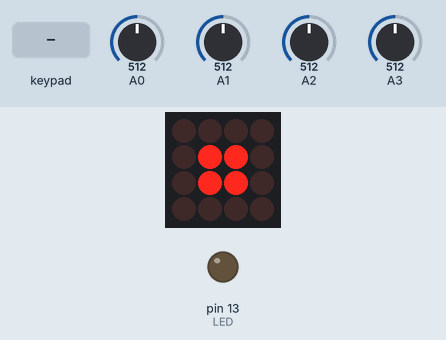
Simulated run of this sketch. Board: Teensy 4. Shown: 4×4 LED matrix, output pins drawn as LEDs (lit = HIGH). Dashed ring = blinking. The test bench sets the inputs (shaded band); at power-on: A0 = 512, A1 = 512, A2 = 512, A3 = 512.

Above: at 1.4 s.
2.9 s: keypad keys 1 2 3 4 A pressed 0.4 s apart
At 3.78 s:
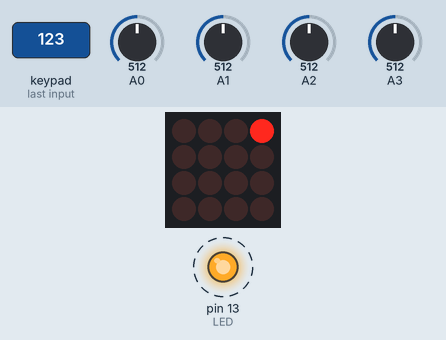
6.4 s: key '5' pressed
At 6.5 s:
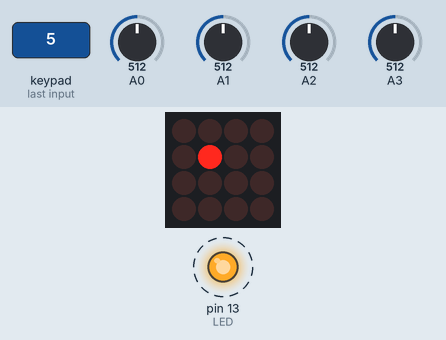
7.9 s: keypad keys 1 3 9 7 D pressed 0.4 s apart
At 7.99 s:
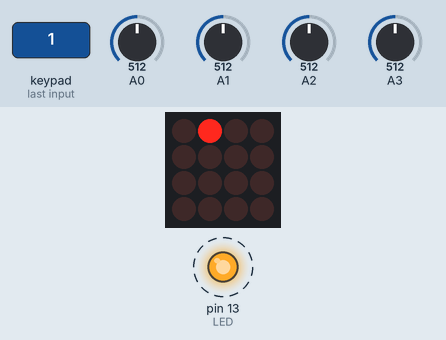
11.4 s: key '6' pressed
At 11.49 s:
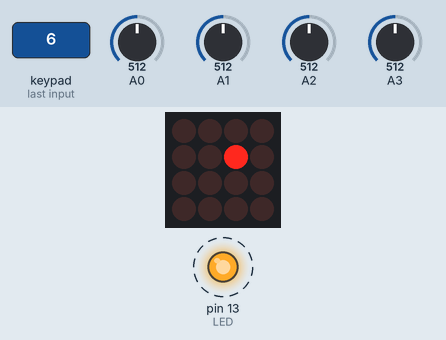
12.9 s: key '8' pressed
At 13.0 s:
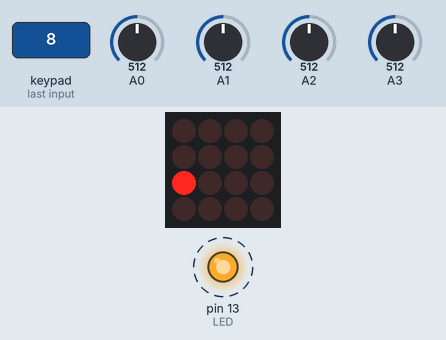
14.4 s: key 'B' pressed
At 14.49 s:
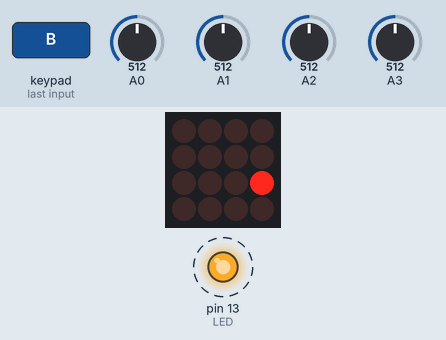
Timing chart, 0 to 16.9 s (numbered marks = the images above; inputs shaded):
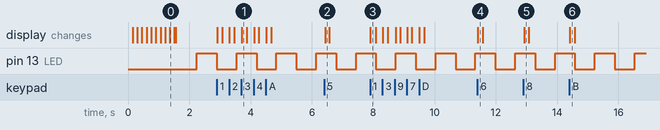

Measured:
- after the input at 2.9 s, the display: first changes at once (image 1 shows a later state)
- after the input at 6.4 s, the display: changes at once (image 2)
- after the input at 7.9 s, the display: changes at once (image 3)
- after the input at 11.4 s, the display: changes at once (image 4)
- after the input at 12.9 s, the display: changes at once (image 5)
- after the input at 14.4 s, the display: changes at once (image 6)
- by itself, pin 13 (LED): alternates HIGH for 0.65 s and LOW for 0.65 s

The sketch:

UNTZstrument.ino
```cpp
#include <Wire.h>
#include <Adafruit_Trellis.h>

#define LED     13 // Pin for heartbeat LED (shows code is working)
#define CHANNEL 1  // MIDI channel number

Adafruit_Trellis trellis;

uint8_t       heart        = 0;  // Heartbeat LED counter
unsigned long prevReadTime = 0L; // Keypad polling timer
uint8_t       gp1;
uint8_t       gp2;
uint8_t       gp3;
uint8_t       gp4;
uint8_t       gp1_ctrlcode = 16;
uint8_t       gp2_ctrlcode = 17;
uint8_t       gp3_ctrlcode = 18;
uint8_t       gp4_ctrlcode = 19;

// 48 being C2
uint8_t note[] = {
  60, 61, 62, 63,
  56, 57, 58, 59,
  52, 53, 54, 55,
  48, 49, 50, 51
};

uint8_t spiral[] = {
   0,  4,  8, 12,
  13, 14, 15, 11,
   7,  3,  2,  1,
   5,  9,  10, 6
};

void setup() {
  pinMode(LED, OUTPUT);
  trellis.begin(0x70); // Pass I2C address
#ifdef __AVR__
  // Default Arduino I2C speed is 100 KHz, but the HT16K33 supports
  // 400 KHz.  We can force this for faster read & refresh, but may
  // break compatibility with other I2C devices...so be prepared to
  // comment this out, or save & restore value as needed.
  TWBR = 12;
#endif

  // Little start up visual candy
  // light em up
  trellis.clear();
  for (uint8_t i=0; i<16; i++) {
    trellis.setLED(spiral[i]);
    trellis.writeDisplay();
    delay(50);
  }
  // then turn them off
  for (uint8_t i=0; i<16; i++) {
    trellis.clrLED(spiral[i]);
    trellis.writeDisplay();
    delay(50);
  }

  trellis.clear();
  trellis.writeDisplay();
  gp1 = map(analogRead(3), 0, 1023, 0, 127);
  gp2 = map(analogRead(2), 0, 1023, 0, 127);
  gp3 = map(analogRead(1), 0, 1023, 0, 127);
  gp4 = map(analogRead(0),0, 1023, 0, 127);
  usbMIDI.sendControlChange(gp1_ctrlcode, gp1, CHANNEL);
  usbMIDI.sendControlChange(gp2_ctrlcode, gp2, CHANNEL);
  usbMIDI.sendControlChange(gp3_ctrlcode, gp3, CHANNEL);
  usbMIDI.sendControlChange(gp4_ctrlcode, gp4, CHANNEL);
}

void loop() {
  unsigned long t = millis();
  if((t - prevReadTime) >= 20L) { // 20ms = min Trellis poll time
    if(trellis.readSwitches()) {  // Button state change?

      for(uint8_t i=0; i<16; i++) { // For each button...
        if(trellis.justPressed(i)) {
          usbMIDI.sendNoteOn(note[i], 127, CHANNEL);
          trellis.setLED(i);
        } else if(trellis.justReleased(i)) {
          usbMIDI.sendNoteOff(note[i], 0, CHANNEL);
          trellis.clrLED(i);
        }
      }
      trellis.writeDisplay();
    }
    uint8_t generalPurpose1 = map(analogRead(3), 0, 1023, 0, 127);
    if(gp1 != generalPurpose1) {
      gp1 = generalPurpose1;
      usbMIDI.sendControlChange(gp1_ctrlcode, gp1, CHANNEL);
    }
    uint8_t generalPurpose2 = map(analogRead(2), 0, 1023, 0, 127);
    if(gp2 != generalPurpose2) {
      gp2 = generalPurpose2;
      usbMIDI.sendControlChange(gp2_ctrlcode, gp2, CHANNEL);
    }
    uint8_t generalPurpose3 = map(analogRead(1), 0, 1023, 0, 127);
    if(gp3 != generalPurpose3) {
      gp3 = generalPurpose3;
      usbMIDI.sendControlChange(gp3_ctrlcode, gp3, CHANNEL);
    }
    uint8_t generalPurpose4 = map(analogRead(0), 0, 1023, 0, 127);
    if(gp4 != generalPurpose4) {
      gp4 = generalPurpose4;
      usbMIDI.sendControlChange(gp4_ctrlcode, gp4, CHANNEL);
    }
    prevReadTime = t;
    digitalWrite(LED, ++heart & 32); // Blink = alive
  }
  while(usbMIDI.read()); // Discard incoming MIDI messages
}
```
